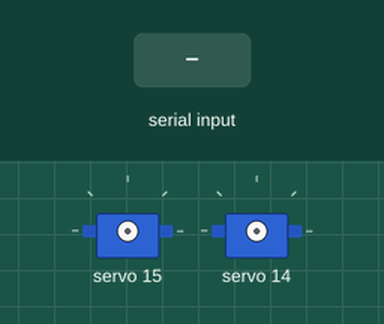
A program run on a simulated Arduino Uno, built with avr-gcc and run on an emulated ATmega328P. Shown: 2 × servo. Inputs (shaded band) come from the test bench. What the program prints to the serial monitor is not drawn.

Above: at 1.2 s.
1.3 s: "A" received over Serial
2.8 s: "D" received over Serial
At 3.3 s:
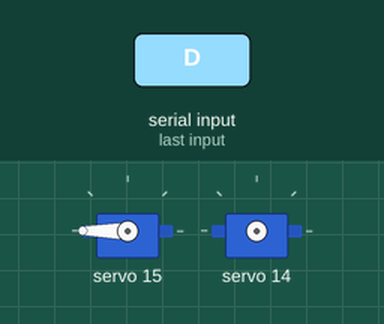
4.3 s: "L" received over Serial
5.8 s: "R" received over Serial
At 6.8 s:
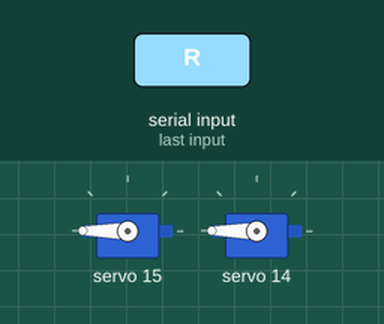
8.8 s: "A" received over Serial
At 9.1 s:
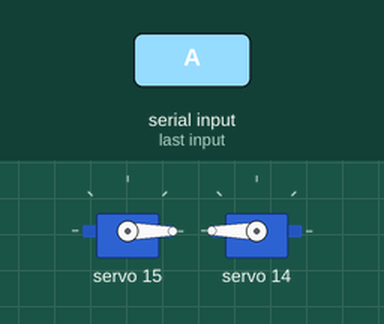
Timing chart, 0 to 11.3 s (numbered marks = the images above; inputs shaded):
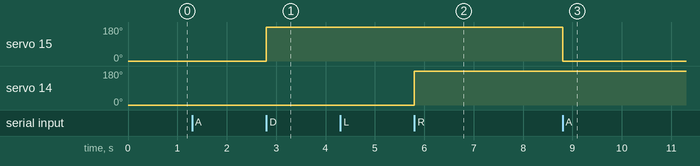

Measured:
- after the input at 2.8 s, servo 15: 0° → 180° at once
- after the input at 5.8 s, servo 14: 0° → 180° at once
- after the input at 8.8 s, servo 15: 180° → 0° at once

The program:

main.cpp
```cpp
//test sketch niet van toepassing
#include <Wire.h>
#include <Adafruit_PWMServoDriver.h>

Adafruit_PWMServoDriver pwm = Adafruit_PWMServoDriver();

#define SERVO_1 15
#define SERVO_2 14

#define SERVO_MIN 102
#define SERVO_MAX 512

void setup() {
  Serial.begin(115200);
  pwm.begin();
  pwm.setPWMFreq(50);
}

void loop() {
  if (Serial.available()) {
    char command = Serial.read();
    Serial.print("📩 Ontvangen: ");
    Serial.println(command);

    if (command == 'A') {
      pwm.setPWM(SERVO_1, 0, SERVO_MIN);
      Serial.println("🚀 Tank beweegt naar links (A)");
    } else if (command == 'D') {
      pwm.setPWM(SERVO_1, 0, SERVO_MAX);
      Serial.println("🚀 Tank beweegt naar rechts (D)");
    } else if (command == 'L') {
      pwm.setPWM(SERVO_2, 0, SERVO_MIN);
      Serial.println("🎯 Kanon draait naar links (L)");
    } else if (command == 'R') {
      pwm.setPWM(SERVO_2, 0, SERVO_MAX);
      Serial.println("🎯 Kanon draait naar rechts (R)");
    }
  }
}
```
